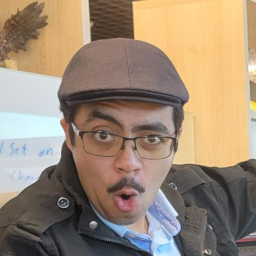
#> input picture Q3/face256.png, 256 x 256 px
$ python q3.py
#> lines starting #> are read from the running program, lines starting #| are printed output that depends on the picture; after the words box and inside, x2 and y2 are one past the last pixel; in counts of white or black regions, pixels touching at a corner belong together
import copy
import numpy as np
import imageio.v3 as iio
import matplotlib.pyplot as plt
import scipy.ndimage as ndi
import cv2 as cv

# define a 5x5 gaussian kernel
GKERNEL = np.array([[ 1, 4, 6, 4, 1 ],
                         [ 4, 16, 24, 16, 4 ],
                         [ 6, 24, 36, 24, 6],
                         [ 4, 16, 24, 16, 4],
                         [ 1, 4, 6, 4, 1]
                        ])
# normalize the kernel
GKERNEL = GKERNEL / 256

IMAGE_DEBUG = False

# add plot to figure
def addPlot(fig, position, img, title="", toggle=False):
    if IMAGE_DEBUG is True or toggle is True:
        fig["figure"].add_subplot(fig["row"], fig["column"], position)
        plt.imshow(img)
        plt.title(title)

# wrapper around plt.show to globally toggle
def display(toggle=False):
    if IMAGE_DEBUG is True or toggle is True:
        plt.show()

# wrapper around create figure
def createFigure(size, row, column, clear=False, toggle=False):
    if IMAGE_DEBUG is True or toggle is True:
        output = {
            "figure": plt.figure(figsize=size, clear=toggle),
            "row": row,
            "column": column
            }
        return output
    return None


# creates a composite image with original image on left and pyramid layers on right
def compositeImage(pyramid):
    # original image dimensions
    height, width, channels = pyramid[0].shape

    # determine the size of the composite image
    composite_height = max(height, sum(layer.shape[0] for layer in pyramid[1:]))
    composite_width = width + pyramid[1].shape[1]

    # initalize composite image
    output = np.zeros((composite_height, composite_width, channels), dtype=np.uint8)

    # focus the original image on the left
    output[:height, :width, :] = pyramid[0]

    img_offset = 0
    for layer in pyramid[1:]:
        layer_height, layer_width = layer.shape[:2]
        output[img_offset : img_offset + layer_height, width : width + layer_width] = layer
        img_offset += layer_height

    return output

# blur based on a kernel
def gaussianBlur(src, mult=1):
    # scale the guassian by a factor mult
    gaussian = GKERNEL * mult

    # split into channels
    ch1 = src[:, :, 0]
    ch2 = src[:, :, 1]
    ch3 = src[:, :, 2]

    # convolve image and gaussian kernel
    ch1 = ndi.convolve(ch1, gaussian, mode='nearest')
    ch2 = ndi.convolve(ch2, gaussian, mode='nearest')
    ch3 = ndi.convolve(ch3, gaussian, mode='nearest')

    # recombine the image RGB channels
    output = cv.merge((ch1, ch2, ch3))
    return output

# upsample image by 2
def upsample(src):
    height, width, _ = src.shape
    output = np.zeros((2*height, 2*width, 3), dtype=np.uint8)

    # upsample
    output[::2, ::2, :] = src
    # blur image
    output = gaussianBlur(output, 4)
    return output

# reduces an image by half
def reduceImg(src):
    # get every other y, x, pixel value
    output = src[::2, ::2, :]
    return output

# create an image's gaussian and laplacian pyramid
def imgPyramids(src, levels=4):

    # create datastructure
    output = { "gaussian": [], "laplacian": []}

    # base layer of gaussian pyramid
    output["gaussian"].append(copy.deepcopy(src))

    # inital image
    current = src

    # generate pyramid
    for _ in range(levels):
        # new layer
        gaussian = current

        # smooth and reduce image
        gaussian = gaussianBlur(gaussian)
        gaussian = reduceImg(gaussian)

        # make sure image it's all ints
        gaussian = np.rint(gaussian)
        gaussian = np.array(gaussian, dtype=np.uint8)

        # add new gaussian layer to pyramid
        output["gaussian"].append(copy.deepcopy(gaussian))

        # laplace layer upsample
        laplace = upsample(gaussian)
        # Gk - Gk+1
        laplace = current - laplace

        # make sure it's all ints
        laplace = np.rint(laplace)
        laplace = np.array(laplace, dtype=np.uint8)

        # add laplace layer to pyramid
        output["laplacian"].append(copy.deepcopy(laplace))

        # itterate for next loop
        current = gaussian
    return output

# blend the pyramids of two images and a Black and white mask
def blendPyramids(white, black, mask):
    # init output
    output = {"gaussian": [], "laplacian": []}

    # construct base layer
    A = white["gaussian"][-1]
    B = black["gaussian"][-1]
    M = mask["gaussian"][-1] / 255
    base = A * M + (1 - M) * B

    # make sure base is all ints
    base = np.rint(base)
    base = np.array(base, dtype=np.uint8)

    # add base gaussian layer
    output["gaussian"].append(copy.deepcopy(base))

    # blend laplacian layers
    for layer, m in reversed(list(enumerate(mask["gaussian"][:-1]))):

        # split the image channels
        whiteChannels = cv.split(white["laplacian"][layer])
        blackChannels = cv.split(black["laplacian"][layer])
        maskChannels = cv.split(m)

        laplaceChannels = []
        for channel, mask in enumerate(maskChannels):
            a = whiteChannels[channel]
            b = blackChannels[channel]
            out = a * (mask / 255) + (1 - (mask / 255)) * b

            # make sure out is ints
            out = np.rint(out)
            out = np.array(out, dtype=np.uint8)
            laplaceChannels.append(out)

        # merge the channels
        laplace = cv.merge(laplaceChannels)

        # add to pyramid
        output["laplacian"].append(copy.deepcopy(laplace))

    # reverse order for consistency
    output["laplacian"] = output["laplacian"][::-1]

    return output

# Reconstruct an image from it's pyramids
def collapsePyramid(pyramid):
    # get the top layer of gaussian pyramid
    current = pyramid["gaussian"][-1]

    for laplace in reversed(pyramid["laplacian"]):
        figure2 = createFigure((10,7), 1, 4, True)

        addPlot(figure2, 1, current, "layer")

        # upsample the current layer
        current = upsample(current)

        addPlot(figure2, 2, current, "upsampled")
        addPlot(figure2, 3, laplace, "laplace")

        # add the missing details
        current = current + laplace
        addPlot(figure2, 4, current, "result")
        display()

    # make sure current is an np int array
    current = np.rint(current)
    current = np.array(current, dtype=np.uint8)
    return current

#################
# MAIN FUNCTION
#################


face1 = iio.imread('./face256.png')
#> face1 is the input picture: shape (256, 256, 3); mean R, G, B 156.4, 137.5, 117.5
face2 = iio.imread('./2face256.png')
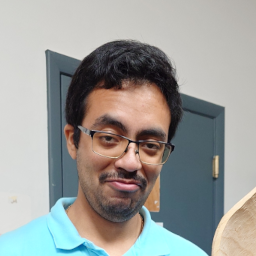
#> input picture Q3/2face256.png, 256 x 256 px
#> face2 is the input picture: shape (256, 256, 3); mean R, G, B 155.7, 156.6, 153.2
mask = iio.imread('./2Mask256.png')
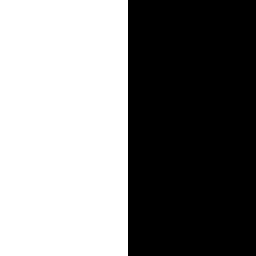
#> input picture Q3/2Mask256.png, 256 x 256 px
#> mask is the input picture: shape (256, 256, 3); 50% white; 1 white region, box (x1, y1, x2, y2) and area: (0, 0, 128, 256) 32768

face1 = np.array(face1, dtype=np.uint8)
face2 = np.array(face2, dtype=np.uint8)
mask = np.array(mask, dtype=np.uint8)

face1_pyramid = imgPyramids(face1)
#> face1_pyramid = 2 items
face2_pyramid = imgPyramids(face2)
#> face2_pyramid = 2 items
mask_pyramid = imgPyramids(mask)
#> call 3 of imgPyramids, with levels = 4
#> after the loop in imgPyramids (call 3), `for _ in range(levels):`:
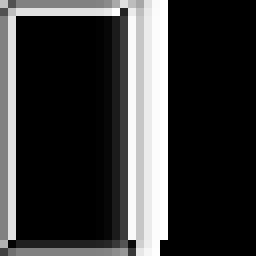
#> laplace: shape (32, 32, 3) (shown 8 times larger); min 0, max 255, mean 56.5
#> mask_pyramid = 2 items

blended_pyramid = blendPyramids(face2_pyramid, face1_pyramid, mask_pyramid)
#> the loop in blendPyramids, `for layer, m in reversed(list(enumerate(mask["gaussian"][:-1]))):` made 4 passes
#> layer on passes 1 to 4: 3, 2, 1, 0
#> after the loop in blendPyramids, `for layer, m in reversed(list(enumerate(mask["gaussian"][:-1]))):`:
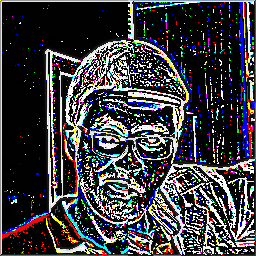
#> laplace: shape (256, 256, 3); mean of channels 0, 1, 2 61.7, 60.9, 65.1; drawn as R, G, B
#> blended_pyramid = 2 items
composite = compositeImage(blended_pyramid["laplacian"])
#> in compositeImage, `composite_height = max(height, sum(layer.shape[0] for layer in pyramid..`: composite_height = 256
#> the loop in compositeImage, `for layer in pyramid[1:]:` made 3 passes
#> (layer_height, layer_width, img_offset) on passes 1 to 3: (128, 128, 128), (64, 64, 192), (32, 32, 224)
#> after the loop in compositeImage, `for layer in pyramid[1:]:`:
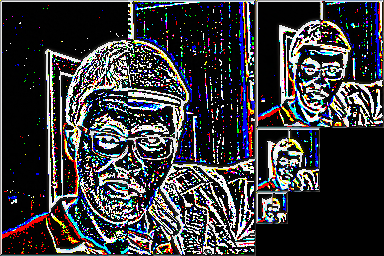
#> output: shape (256, 384, 3); mean of channels 0, 1, 2 57.9, 57.4, 61; drawn as R, G, B
#> after the loop in compositeImage, `for layer in pyramid[1:]:`: img_offset = 224

result = collapsePyramid(blended_pyramid)
#> the loop in collapsePyramid, `for laplace in reversed(pyramid["laplacian"]):` made 4 passes
#> (height in upsample, width in upsample) on passes 1 to 4: (16, 16), (32, 32), (64, 64), (128, 128)
#> pass 1, in gaussianBlur (call 25), `ch1 = ndi.convolve(ch1, gaussian, mode='nearest')`:
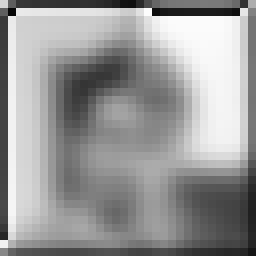
#> ch1: shape (32, 32) (shown 8 times larger); min 7, max 252, mean 152.2
#> after the loop in collapsePyramid, `for laplace in reversed(pyramid["laplacian"]):`:
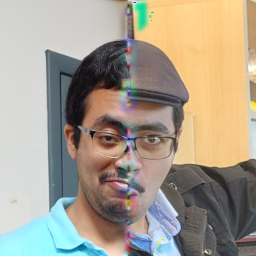
#> current: shape (256, 256, 3); mean of channels 0, 1, 2 167.1, 157.9, 142.9; drawn as R, G, B


# plotting setup
figure = createFigure((20,7), 1, 4, toggle=True)

addPlot(figure, 1, face1, "face 1", True)
addPlot(figure, 2, face2, "face 2", True)
addPlot(figure, 3, mask, "mask", True)
addPlot(figure, 4, result, "result", True)

plt.show()
